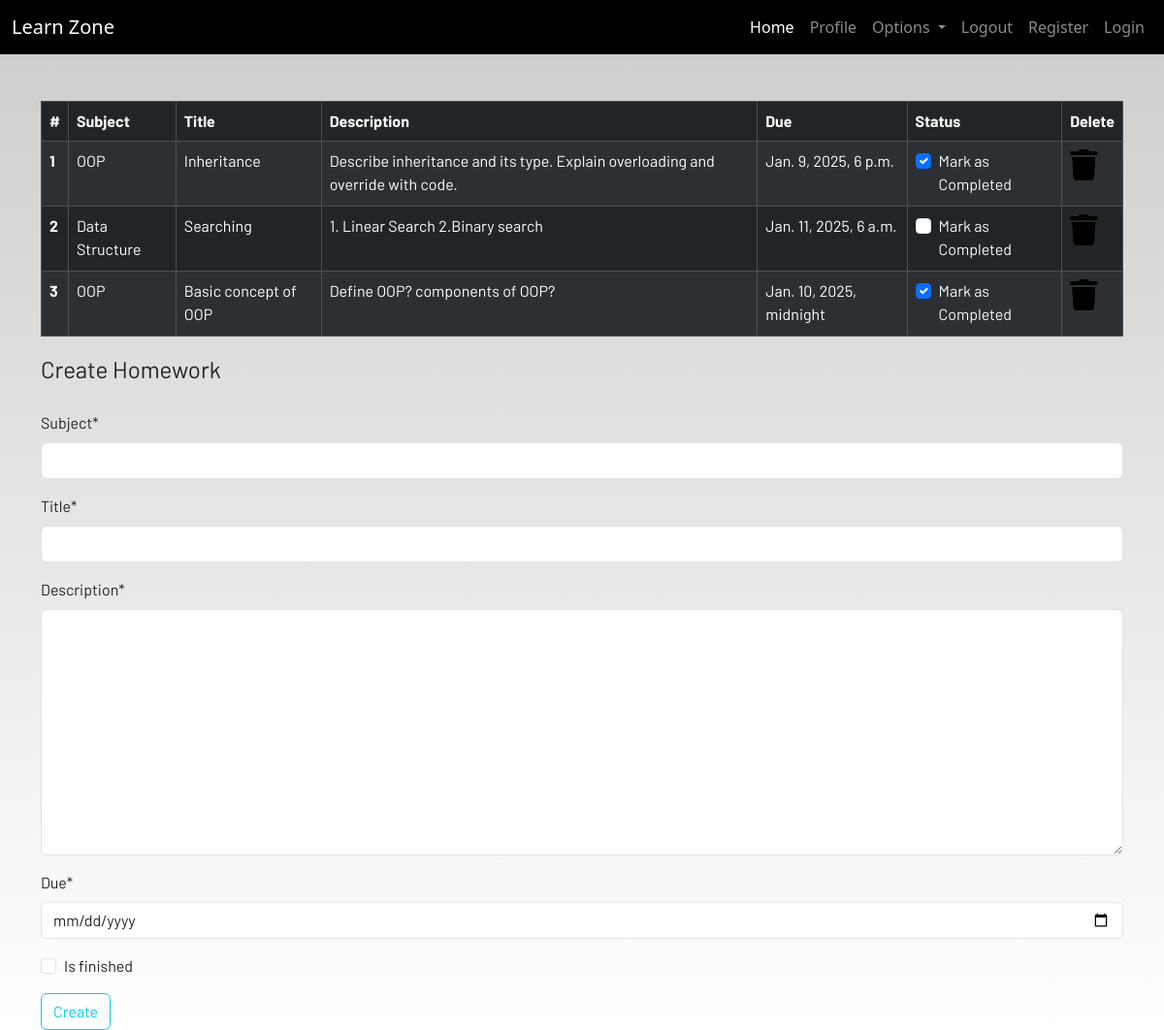
The page /homework (signed in) on the database its author committed.
### dashboard/models.py (models this page shows, shortened)
class Homework(models.Model):
     user = models.ForeignKey(User,on_delete=models.CASCADE)
     subject = models.CharField(max_length=50)
     title = models.CharField(max_length=100)
     description = models.TextField()
     due = models.DateTimeField()
     is_finished = models.BooleanField(default=False)

### dashboard/views.py (the view)
# urls.py: path('homework',views.homework,name='homework'),
def homework(request):
    if request.method == 'POST':
        form = HomeworkForm(request.POST)
        if form.is_valid():
            try:
                finished = request.POST.get('is_finished', 'off')
                finished = True if finished == 'on' else False
            except:
                finished = False
            due = request.POST['due']
            if len(due) == 10:  # Date only (YYYY-MM-DD)
                due += " 00:00:00"  # Add default time
            due = timezone.make_aware(datetime.strptime(due, "%Y-%m-%d %H:%M:%S"))
            homeworks = Homework(
                user=request.user,
                subject=request.POST['subject'],
                title=request.POST['title'],
                description=request.POST['description'],
                due=due,
                is_finished=finished
            )
            homeworks.save()
            form = HomeworkForm()  # Reset the form
            messages.success(request, f'Homework added from {request.user.username}')
    else:
        form = HomeworkForm()
    homeworks = Homework.objects.filter(user=request.user)
    homework_done = True if not homeworks else False  # No homework available if empty
    context = {
        'homeworks': homeworks,
        'homework_done': homework_done,
        'form': form,
    }
    return render(request, 'dashboard/homework.html', context)

### dashboard/forms.py
class HomeworkForm(forms.ModelForm):
    class Meta:
        model = Homework
        fields = ['subject', 'title', 'description', 'due', 'is_finished']
        widgets = {
            'due': widgets.DateInput(attrs={'type': 'date'}),
        }

### dashboard/templates/dashboard/homework.html (shortened to what this page needs)
{% extends 'dashboard/base.html' %}
{% load static %}
{% load crispy_forms_tags %}
{% block content %}
<div class="container">
{% if not homework_done %}
    <table class="table table-striped table-bordered table-hover table-dark">
        <thead>
            <tr>
                <th scope="col">#</th>
                <th scope="col">Subject</th>
                <th scope="col">Title</th>
                <th scope="col">Description</th>
                <th scope="col">Due</th>
                <th scope="col">Status</th>
                <th scope="col">Delete</th>
            </tr>
        </thead>
        <tbody>
        {% for homework in homeworks %}
            <tr>
                <th scope="row">{{forloop.counter}}</th>
                <td>{{homework.subject}}</td>
                <td>{{homework.title}}</td>
                <td>{{homework.description}}</td>
                <td>{{homework.due}}</td>
                <td>
                    <a href="{% url 'update-homework' homework.id %}">
                        <div class="form-check">
                        {% if homework.is_finished == True %}
                            <input class="form-check-input" type="checkbox" value="" checked>
                        {% else %}
                            <input class="form-check-input" type="checkbox" value="">
                        {% endif %}
                            <label class="form-check-label text-light" for="flexCheckDefault">
                                Mark as Completed
                            </label>
                        </div>
                    </a>
                </td>
                <td><a href="{% url 'delete-homework' homework.id %}"><i class="fa fa-trash fa-2x"></i></a></td>
            </tr>
        {% endfor %}
        </tbody>
    </table>
{% else %}
    <h4>All homeworks are completed!! Create to have more!!</h4>
{% endif %}
</div>
<div class=" container">
    <form method="POST">
        <fieldset class="form-group">
            <legend class="border-bottom mb-4">Create Homework</legend>
        {{ form|crispy }}
        </fieldset>
        <div class="form-group">
            <button href="" class="btn btn-outline-info" type="submit">
                Create
            </button>
        </div>
    </form>
</div>
{% endblock content %}

### static/CSS/main.css (style rules this page uses)
html { scroll-behavior: smooth; height: 100%; width: 100%; }
a { text-decoration: none !important; color: black; }
html, body { max-width: 100%; overflow-x: hidden; height: 100%; width: 100%; }
body { background: linear-gradient(rgba(0, 0, 0, 0.2), rgba(255, 255, 255, 0.5)); overflow-x: hidden; background-repeat: no-repeat; }
.fa { color: black; }

### rows shown on the page
Homework: subject "OOP", title "Inheritance", description "Describe inheritance and its type. Explain overloading and override with code.", due "Jan. 9, 2025, 6 p.m."
Homework: subject "Data Structure", title "Searching", description "1. Linear Search 2.Binary search", due "Jan. 11, 2025, 6 a.m."
Homework: subject "OOP", title "Basic concept of OOP", description "Define OOP? components of OOP?", due "Jan. 10, 2025, midnight"
